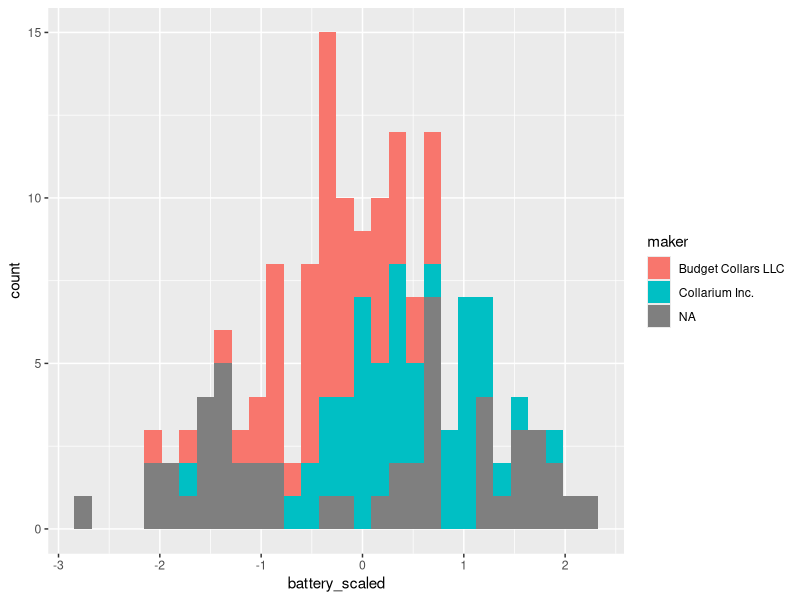

The R source for this figure:
## ---- chunk 1
#| include: false
knitr::opts_chunk$set(echo = TRUE)
## ---- chunk 2
library(tidyverse)
full_collars <- read_csv("data/all_collar_data.csv")
## ---- chunk 3
# standardize the data and remove unnecessary data

# start with the full data set
knn_data <- full_collars %>%
  # mutate the battery and signal columns to be scaled
  mutate(battery_scaled = scale(battery_life),
         signal_scaled = scale(signal_distance)) %>%
  # remove columns we aren't using anymore
  dplyr::select(-battery_life, -signal_distance, -fail:-weight) %>% 
  # make the maker column a factor (categorical)
  mutate(maker = as.factor(maker))

## ---- chunk 4
knn_data %>% 
  summarise(mean_bat = mean(battery_scaled),
            sd_bat = sd(battery_scaled))

ggplot(knn_data, aes(battery_scaled, fill = maker)) +
  geom_histogram()
## ---- chunk 5
# we also need to remove the collar_id labels
collars_to_label <- knn_data %>%
  filter(is.na(maker))

# we need to save the collar ids before removing them
unknown_collar_ids <- collars_to_label %>% dplyr::select(collar_id)
collars_to_label <- collars_to_label %>% dplyr::select(-maker, -collar_id)

labeled_collars <- knn_data %>%
  filter(!is.na(maker)) %>% 
  select(-collar_id)

## ---- chunk 6
# randomly choose 30 out of the 100 collars to be our test data
# we will train the model with the other 70 collars, then test how well that model does using the 30 collars we held back
# because we know the actual makers of those 30 collars, we will know if our model made any mistakes

# since randomly choosing, we will use set.seed() to make sure everyone is getting the same values
set.seed(411)

# randomly select 30 row positions (70%) to pull out
rows_to_pull <- sample(1:100, 30)
rows_to_pull

training <- labeled_collars[-rows_to_pull, ] # remove test data from labeled collars
testing <- labeled_collars[rows_to_pull, ] # pull out the 30 rows for testing

## ---- chunk 7
#loading package to do knn
library(caret)

# set seed again
# training the model and finding the best k value
set.seed(411)
knn_training_model <- train(maker ~ ., data = training, method = "knn")
knn_training_model # best k value is 5
## ---- chunk 8
# making predictions with the test data
knn_predict_test <- predict(knn_training_model, testing)
confusionMatrix(knn_predict_test, testing$maker) # no mistakes!
## ---- chunk 9
# making predictions for the collars without makers
knn_predict <- predict(knn_training_model, collars_to_label)
knn_predict
table(knn_predict)
## ---- chunk 10
# let's bind the columns together
new_labels <- bind_cols(unknown_collar_ids, knn_predict)
new_labels
